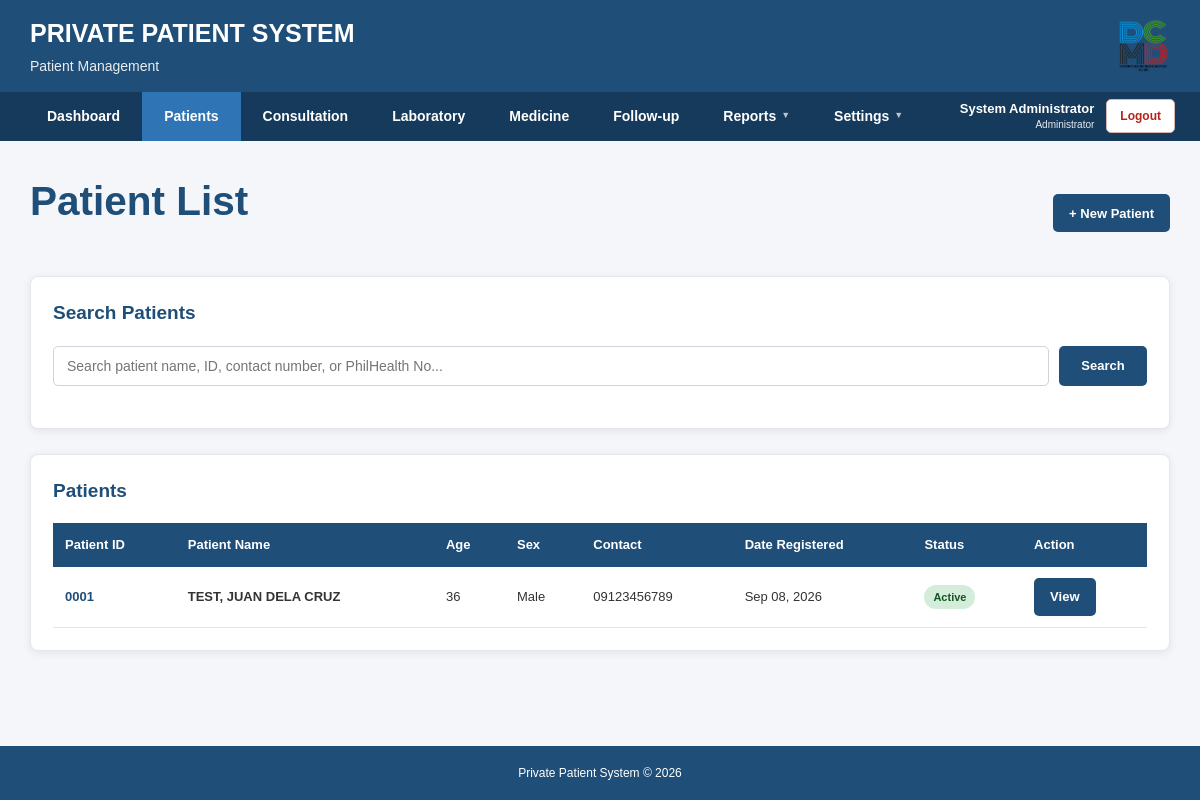
The app's page /private_patient_system/patients/index.php (signed in), older data.
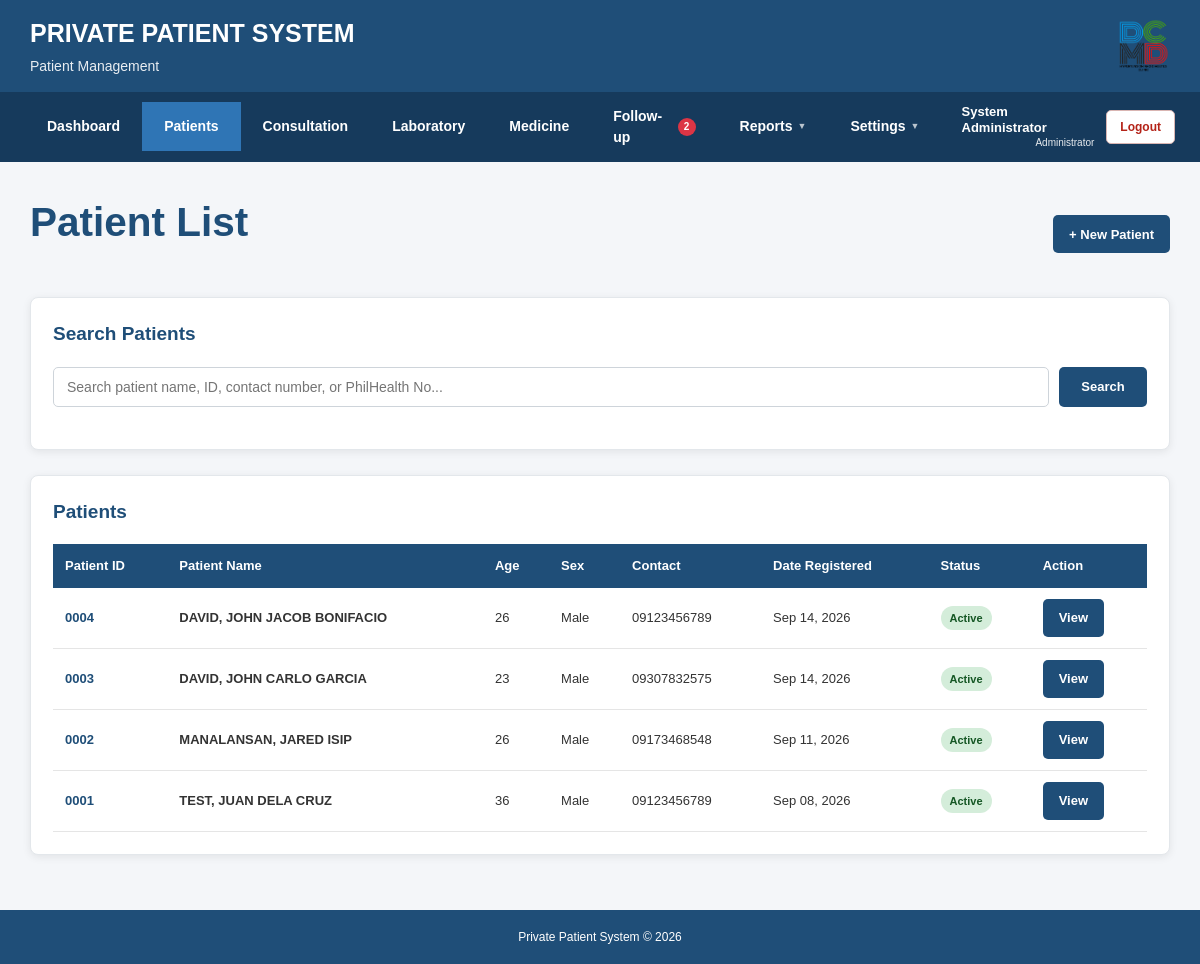
The same page, newer data.
### tables this page shows
CREATE TABLE IF NOT EXISTS `patients` (
  `id` int(11) NOT NULL AUTO_INCREMENT,
  `patient_id` varchar(10) NOT NULL,
  `last_name` varchar(100) NOT NULL,
  `first_name` varchar(100) NOT NULL,
  `middle_name` varchar(100) DEFAULT NULL,
  `birthdate` date NOT NULL,
  `sex` enum('Male','Female') NOT NULL,
  `civil_status` varchar(30) DEFAULT NULL,
  `philhealth_no` varchar(30) DEFAULT NULL,
  `philhealth_yakap_status` varchar(30) DEFAULT NULL,
  `address` text,
  `contact_no` varchar(20) DEFAULT NULL,
  `email` varchar(150) DEFAULT NULL,
  `emergency_contact` varchar(150) DEFAULT NULL,
  `emergency_contact_no` varchar(20) DEFAULT NULL,
  `date_registered` date NOT NULL,
  `status` enum('Active','Inactive','Deceased') NOT NULL DEFAULT 'Active',
  `created_at` timestamp NOT NULL DEFAULT CURRENT_TIMESTAMP,
  PRIMARY KEY (`id`),
  UNIQUE KEY `patient_id` (`patient_id`)
);

### private_patient_system/patients/index.php (the view, shortened to what the rows shown need)
<?php
require_once "../config/database.php";
$search = isset($_GET['search'])
    ? trim($_GET['search'])
    : '';
if ($search != '') {
    $searchTerm = "%" . $search . "%";
    $sql = "
        SELECT *
        FROM patients
        WHERE patient_id LIKE ?
        OR last_name LIKE ?
        OR first_name LIKE ?
        OR middle_name LIKE ?
        OR contact_no LIKE ?
        OR philhealth_no LIKE ?
        ORDER BY id DESC
    ";
    $stmt = $conn->prepare($sql);
    if (!$stmt) {
        die("Database error: " . $conn->error);
    }
    $stmt->bind_param(
        "ssssss",
        $searchTerm,
        $searchTerm,
        $searchTerm,
        $searchTerm,
        $searchTerm,
        $searchTerm
    );
    $stmt->execute();
    $result = $stmt->get_result();
} else {
    $sql = "
        SELECT *
        FROM patients
        ORDER BY id DESC
    ";
    $result = $conn->query($sql);
}
function calculateAge($birthdate)
{
    $birthDate = new DateTime($birthdate);
    $today = new DateTime();
    return $today->diff($birthDate)->y;
}
include __DIR__ . "/../includes/header.php";
?>
<main class="main-container">
    <div class="patient-page-top">
        <div class="patient-page-title">
            <div class="page-title">
                <h2>
                    Patient List
                </h2>
            </div>
        </div>
    </div>
    <div class="card">
        <div class="table-container">
            <table>
                <thead>
                    <tr>
                        <th>
                            Patient ID
                        </th>
                        <th>
                            Patient Name
                        </th>
                        <th>
                            Age
                        </th>
                        <th>
                            Sex
                        </th>
                        <th>
                            Contact
                        </th>
                        <th>
                            Date Registered
                        </th>
                        <th>
                            Status
                        </th>
                        <th>
                            Action
                        </th>
                    </tr>
                </thead>
                <tbody>
                <?php
                if (
                    $result &&
                    $result->num_rows > 0
                ) {
                    while (
                        $patient =
                        $result->fetch_assoc()
                    ) {
                        $age = calculateAge(
                            $patient['birthdate']
                        );
                        $fullName =
                            $patient['last_name'] .
                            ", " .
                            $patient['first_name'];
                        if (
                            !empty(
                                $patient['middle_name']
                            )
                        ) {
                            $fullName .=
                                " " .
                                $patient['middle_name'];
                        }
                        $patientStatus =
                            !empty(
                                $patient['status']
                            )
                                ? $patient['status']
                                : 'Active';
                        if (
                            $patientStatus ==
                            'Active'
                        ) {
                            $statusClass =
                                'status-active';
                        }
                        elseif (
                            $patientStatus ==
                            'Inactive'
                        ) {
                            $statusClass =
                                'status-inactive';
                        }
                        elseif (
                            $patientStatus ==
                            'Deceased'
                        ) {
                            $statusClass =
                                'status-deceased';
                        }
                        else {
                            $statusClass =
                                'status-inactive';
                        }
                ?>
                    <tr>
                        <td>
                            <strong
                                style="
                                    color:#1f4e78;
                                "
                            >
                                <?php
                                echo htmlspecialchars(
                                    $patient['patient_id']
                                );
                                ?>
                            </strong>
                        </td>
                        <td>
                            <strong>
                                <?php
                                echo htmlspecialchars(
                                    $fullName
                                );
                                ?>
                            </strong>
                        </td>
                        <td>
                            <?php
                            echo $age;
                            ?>
                        </td>
                        <td>
                            <?php
                            echo htmlspecialchars(
                                $patient['sex']
                            );
                            ?>
                        </td>
                        <td>
                            <?php
                            echo !empty(
                                $patient['contact_no']
                            )
                                ? htmlspecialchars(
                                    $patient['contact_no']
                                )
                                : '-';
                            ?>
                        </td>
                        <td>
                            <?php
                            if (
                                !empty(
                                    $patient[
                                        'date_registered'
                                    ]
                                )
                            ) {
                                echo date(
                                    "M d, Y",
                                    strtotime(
                                        $patient[
                                            'date_registered'
                                        ]
                                    )
                                );
                            } else {
                                echo '-';
                            }
                            ?>
                        </td>
                        <td>
                            <span
                                class="status <?php
                                    echo $statusClass;
                                ?>"
                            >
                                <?php
                                echo htmlspecialchars(
                                    $patientStatus
                                );
                                ?>
                            </span>
                        </td>
                        <td>
                            <a
                                href="view.php?id=<?php
                                    echo $patient['id'];
                                ?>"
                                class="btn btn-primary"
                            >
                                View
                            </a>
                        </td>
                    </tr>
                <?php
                    }
                }
                ?>
                </tbody>
            </table>
        </div>
    </div>
</main>
<?php
include __DIR__ . "/../includes/footer.php";
?>

Row changes from the older to the newer data that the page shows:
added patients: patient "0004", fullName "DAVID, JOHN JACOB BONIFACIO", birthdate "26", sex "Male", contact_no "09123456789", date_registered "Sep 14, 2026", status "Active"
added patients: patient "0003", fullName "DAVID, JOHN CARLO GARCIA", birthdate "23", sex "Male", contact_no "09307832575", date_registered "Sep 14, 2026", status "Active"
added patients: patient "0002", fullName "MANALANSAN, JARED ISIP", birthdate "26", sex "Male", contact_no "09173468548", date_registered "Sep 11, 2026", status "Active"
Text that changed along with them:
$followUpDueSoonCount: (not shown) → "2"
